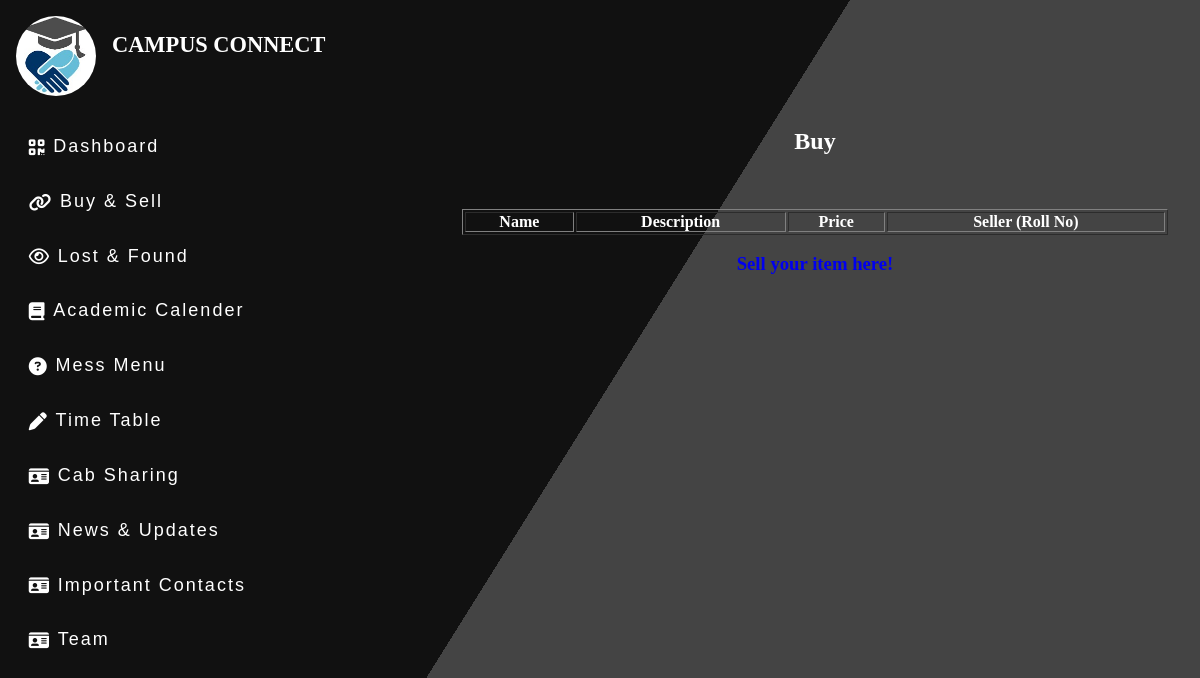
/buy (signed in), run on an earlier commit of the app's database.
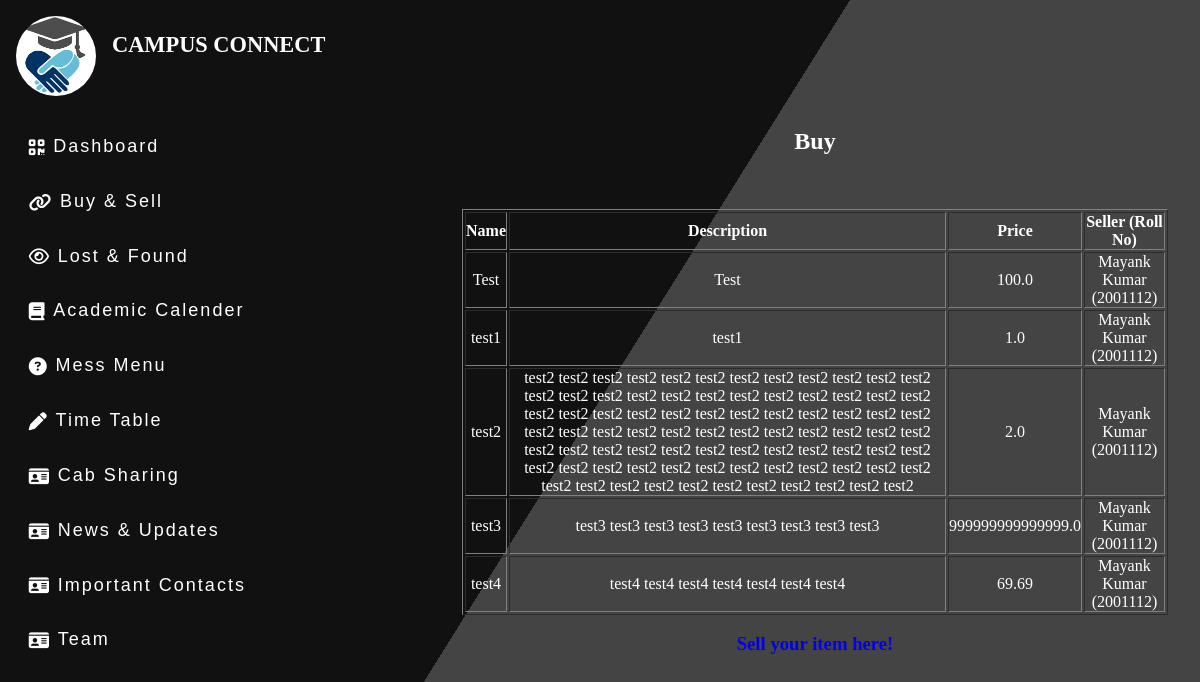
And on a later commit of the database.
### CampusConnectApp/models.py (models this page shows)
class Sell(models.Model):
    id = models.AutoField(primary_key=True)
    name = models.CharField(max_length=100)
    description = models.TextField(max_length=500)
    roll = models.ForeignKey(Users, on_delete=models.CASCADE)
    price = models.FloatField()
    sold = models.BooleanField(default=False)

class Users(models.Model):
    email = models.EmailField()
    name = models.CharField(max_length=100)
    roll = models.CharField(max_length=20, primary_key=True)
    contact = models.CharField(max_length=20)
    dept = models.CharField(max_length=10)
    batch = models.IntegerField()
    username = models.CharField(max_length=100)
    password = models.CharField(max_length=100)

### CampusConnectApp/views.py (the view)
# urls.py: path('buy', views.buy, name='buy'),
def buy(request):
    getdata = Sell.objects.all()
    template = loader.get_template('buy.html')
    context = {
        'data': getdata
    }
    return HttpResponse(template.render(context, request))

### templates/buy.html
{%extends "dashboard.html" %} {% load static %} {%block start%} {% block css %}
<link rel="stylesheet" href="{% static 'importantContacts/style.css' %}" />
{% endblock %}
<div class="container2">
  <h2>Buy</h2>
  <br />
  <br />
  <br />
  <table border="1">
    <tr>
      <th>Name</th>
      <th>Description</th>
      <th>Price</th>
      <th>Seller (Roll No)</th>
    </tr>
    {% for x in data %} {% if not x.sold %}
    <tr>
      <td>{{ x.name }}</td>
      <td>{{ x.description }}</td>
      <td>{{ x.price }}</td>
      <td>{{ x.roll.name }} ({{ x.roll.roll }})</td>
    </tr>
    {%endif%} {% endfor %}
  </table>
  <br />
  <h3><a href="/sell">Sell your item here!</a></h3>
</div>
{%endblock%}

### templates/dashboard.html (shortened to what this page needs)
<!DOCTYPE html>
{% load socialaccount %}
<html lang="en">
  <head>
    {% load static %}
    <link href="{% static 'dashboard/style.css' %}" rel="stylesheet" />
    <link
      href="{% static 'node_modules/@fortawesome/fontawesome-free/css/fontawesome.css' %}"
      rel="stylesheet"
    />
    <link
      href="{% static 'node_modules/@fortawesome/fontawesome-free/css/brands.css' %}"
      rel="stylesheet"
    />
    <link
      href="{% static 'node_modules/@fortawesome/fontawesome-free/css/solid.css' %}"
      rel="stylesheet"
    />
  </head>
  <body>
    {% if user.is_authenticated %}
    <div>
      <div class="container">
        <div class="left">
          <div class="logo">
            <img class="logo_img" src="{% static 'dashboard/logo.jpeg' %}" alt="photo not loading">
            <p>Campus Connect</p>
          </div>
          <div class="sidebar_content">
            <ul>
              <li>
                <a href="/">
                  <span class="icon"><i class="fa fa-qrcode"></i></span>
                  <span class="text">Dashboard</span>
                </a>
              </li>
              <li>
                <a href="/buy">
                  <span class="icon"><i class="fa fa-link"></i></span>
                  <span class="text">Buy & Sell</span>
                </a>
              </li>
              <li>
                <a href="/lostfound">
                  <span class="icon"><i class="fa fa-eye"></i></span>
                  <span class="text">Lost & Found</span>
                </a>
              </li>
              <li>
                <a href="#">
                  <span class="icon"><i class="fa fa-book"></i></span>
                  <span class="text">Academic Calender</span>
                </a>
              </li>
              <li>
                <a href="#">
                  <span class="icon"><i class="fa fa-question-circle"></i></span>
                  <span class="text">Mess Menu</span>
                </a>
              </li>
              <li>
                <a href="#">
                  <span class="icon"><i class="fa fa-pen"></i></span>
                  <span class="text">Time Table</span>
                </a>
              </li>
              <li>
                <a href="#">
                  <span class="icon"><i class="fa fa-id-card"></i></span>
                  <span class="text">Cab Sharing</span>
                </a>
              </li>
              <li>
                <a href="#">
                  <span class="icon"><i class="fa fa-id-card"></i></span>
                  <span class="text">News & Updates</span>
                </a>
              </li>
              <li>
                <a href="/importantContacts">
                  <span class="icon"><i class="fa fa-id-card"></i></span>
                  <span class="text">Important Contacts</span>
                </a>
              </li>
              <li>
                <a href="#">
                  <span class="icon"><i class="fa fa-id-card"></i></span>
                  <span class="text">Team</span>
                </a>
              </li>
            </ul>
          </div>
        </div>
        <div class="right">
          {%block start%} {%endblock%}
        </div>
      </div>
    </div>
    {% endif %}
  </body>
</html>

### CampusConnectApp/static/dashboard/style.css (style rules this page uses)
* { font-family: 'Baloo Paaji 2', cursive; margin: 0; padding: 0; box-sizing: border-box; list-style: none; text-decoration: none; }
.container { display: flex; flex-direction: row; }
.left { display: flex; flex-direction: column; width: 30%; }
.left .logo { display: flex; flex-direction: row; }
.left .logo img { width: 5rem; height: 5rem; object-fit: cover; border-radius: 10rem; margin: 1rem; }
.left .logo p { text-transform: uppercase; font-size: 1.4rem; font-weight: 900; margin: 2rem 0rem; }
.sidebar_content ul li a { display: block; padding: .55rem 25px; color: #0e94d4; padding: .5rem; margin: 1rem; }
.sidebar_content ul li a .icon { font-size: 18px; padding: .2rem; margin: .1rem; color: white; vertical-align: middle; }
.sidebar_content ul li a .text { margin-left: auto; color: #fff; font-family: sans-serif; font-size: 18px; letter-spacing: 2px; }
.right { width: 70%; }
body { height: 100vh; background: linear-gradient(122deg, #111 50%,#111 0%,#444, #444 0); }
.container2 { margin-top: 6rem; margin-left: 70px; padding: 2rem; }

### CampusConnectApp/static/importantContacts/style.css (style rules this page uses)
body { color: white; }
.container2 { display: flex; flex-direction: column; text-align: center; justify-content: center; }

What changed in the data, as far as the page shows it:
added Sell: name "Test", description "Test", price "100.0", roll.name "Mayank Kumar", roll.roll "2001112"
added Sell: name "test1", description "test1", price "1.0", roll.name "Mayank Kumar", roll.roll "2001112"
added Sell: name "test2", description "test2 test2 test2 test2 test2 test2 test2 test2 test2 test2 test2 test2 test2 test2 test2 test2 test2 test2 test2 test2 test2 test2 test2 test2 test2 test2 test2 test2 test2 test2 test2 test2 test2 test2 test2 test2 test2 test2 test2 test2 test2 test2 test2 test2 test2 test2 test2 test2 test2 test2 test2 test2 test2 test2 test2 test2 test2 test2 test2 test2 test2 test2 test2 test2 test2 test2 test2 test2 test2 test2 test2 test2 test2 test2 test2 test2 test2 test2 test2 test2 test2 test2 test2", price "2.0", roll.name "Mayank Kumar", roll.roll "2001112"
added Sell: name "test3", description "test3 test3 test3 test3 test3 test3 test3 test3 test3", price "999999999999999.0", roll.name "Mayank Kumar", roll.roll "2001112"
added Sell: name "test4", description "test4 test4 test4 test4 test4 test4 test4", price "69.69", roll.name "Mayank Kumar", roll.roll "2001112"
